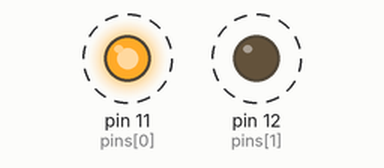
Recording of a sketch running on a simulated Arduino Uno, built with avr-gcc and run on an emulated ATmega328P. Shown: output pins drawn as LEDs (lit = HIGH). Dashed ring = blinking.

Above: at 0.5 s.
Timing chart, 0 to 4.6 s (numbered marks = the images above):
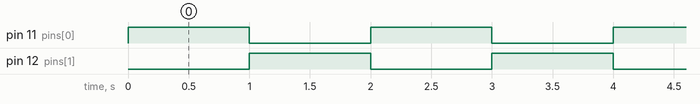

The sketch:

Assignment1.ino
```cpp
// C++ code
//
int pins [] = {11, 12};
void setup()
{
  for(int i = 0; i < sizeof pins / sizeof pins[0]; i++) {
    pinMode(pins[i], OUTPUT);
  }
}

void loop()
{
  for(int i = 0; i < sizeof pins / sizeof pins[0]; i++) {
    digitalWrite(pins[i], HIGH);
    delay(1000);
    digitalWrite(pins[i], LOW);
  }
}
```

Measured:
- by itself, pin 11 (pins[0]), pin 12 (pins[1]): alternates HIGH for 1.0 s and LOW for 1.0 s
- by itself, everything shown: repeats every 2.0 s, in 3 steps
